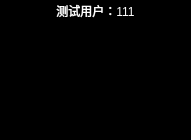
<?xml version="1.0" encoding="UTF-8"?>
<ui version="4.0">
 <class>UserShow</class>
 <widget class="QWidget" name="UserShow">
  <property name="geometry">
   <rect>
    <x>0</x>
    <y>0</y>
    <width>191</width>
    <height>140</height>
   </rect>
  </property>
  <property name="minimumSize">
   <size>
    <width>180</width>
    <height>140</height>
   </size>
  </property>
  <property name="maximumSize">
   <size>
    <width>16777215</width>
    <height>16777215</height>
   </size>
  </property>
  <property name="windowTitle">
   <string>Form</string>
  </property>
  <property name="styleSheet">
   <string notr="true">background-color: rgb(0, 0, 0);
color: rgb(255, 255, 255);</string>
  </property>
  <widget class="QLabel" name="lb_name">
   <property name="geometry">
    <rect>
     <x>0</x>
     <y>0</y>
     <width>191</width>
     <height>21</height>
    </rect>
   </property>
   <property name="minimumSize">
    <size>
     <width>191</width>
     <height>21</height>
    </size>
   </property>
   <property name="maximumSize">
    <size>
     <width>16777215</width>
     <height>21</height>
    </size>
   </property>
   <property name="layoutDirection">
    <enum>Qt::LeftToRight</enum>
   </property>
   <property name="text">
    <string>测试用户：111</string>
   </property>
   <property name="textFormat">
    <enum>Qt::AutoText</enum>
   </property>
   <property name="alignment">
    <set>Qt::AlignCenter</set>
   </property>
  </widget>
 </widget>
 <resources/>
 <connections/>
</ui>
